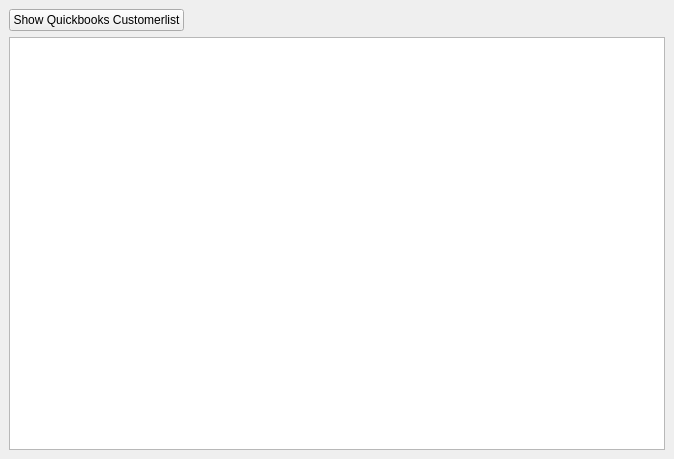
<?xml version="1.0" encoding="UTF-8"?>
<ui version="4.0">
 <class>col_CustomerList</class>
 <widget class="QMainWindow" name="col_CustomerList">
  <property name="geometry">
   <rect>
    <x>0</x>
    <y>0</y>
    <width>674</width>
    <height>459</height>
   </rect>
  </property>
  <property name="windowTitle">
   <string>QB Customers</string>
  </property>
  <property name="windowIcon">
   <iconset resource="../../home/src/res.qrc">
    <normaloff>:/images/Users.png</normaloff>:/images/Users.png</iconset>
  </property>
  <widget class="QWidget" name="centralwidget">
   <layout class="QVBoxLayout" name="verticalLayout">
    <item>
     <layout class="QHBoxLayout" name="horizontalLayout">
      <item>
       <widget class="QPushButton" name="cmdShow">
        <property name="text">
         <string>Show Quickbooks Customerlist</string>
        </property>
       </widget>
      </item>
      <item>
       <spacer name="horizontalSpacer">
        <property name="orientation">
         <enum>Qt::Horizontal</enum>
        </property>
        <property name="sizeHint" stdset="0">
         <size>
          <width>40</width>
          <height>20</height>
         </size>
        </property>
       </spacer>
      </item>
     </layout>
    </item>
    <item>
     <widget class="QTreeView" name="treeView"/>
    </item>
   </layout>
  </widget>
 </widget>
 <resources>
  <include location="../../home/src/res.qrc"/>
 </resources>
 <connections/>
</ui>
